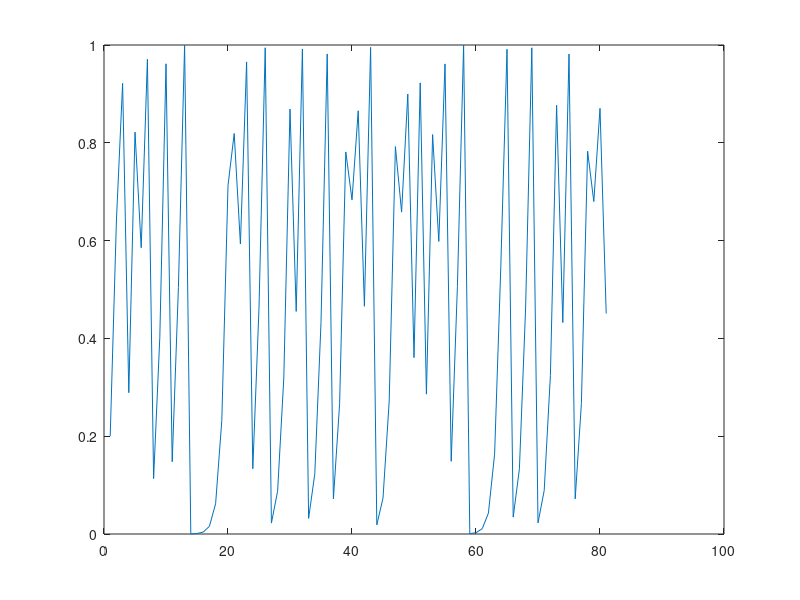

Reproduce this figure in MATLAB.
% Logistic Function

x = zeros(10,1);
R = 4.0;
x(1) = 0.200000001;
iteration = 80;
for i=1:iteration
    x(i+1) = R*x(i)*(1-x(i));
end 

plot(1:(iteration+1),x);